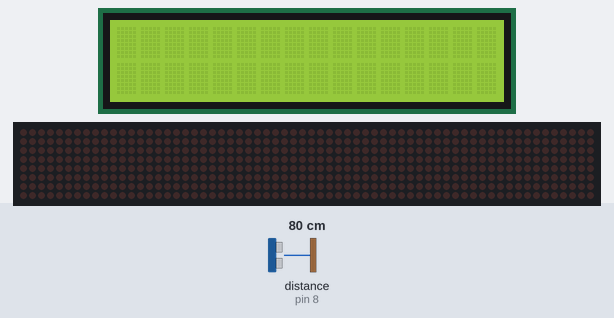
The sketch below on a simulated Arduino Uno, built with avr-gcc and run on an emulated ATmega328P. Parts: 16×2 character LCD, 64×8 LED matrix. Wiring (inferred from the names in the program): ultrasonic range finder: trigger pin 7; echo pin 8. Inputs (shaded band) come from the test bench; at power-on: distance to the obstacle (sensor on pin 8) 80 cm. The echo pulse lasts 58.3 µs per cm; what the sketch prints to the serial monitor is not drawn.

Above: at 1.2 s.
1.3 s: distance to the obstacle (sensor on pin 8) set to 7 cm
2.8 s: distance to the obstacle (sensor on pin 8) set to 4 cm
At 3.9 s:
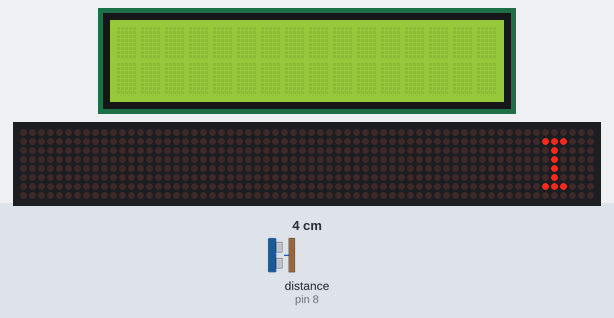
At 8.7 s:
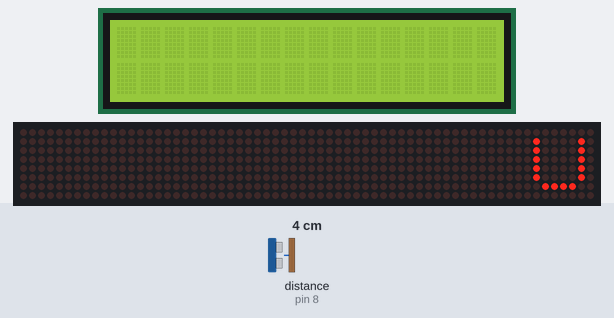
Timing chart, 0 to 10.2 s (numbered marks = the images above; inputs shaded):
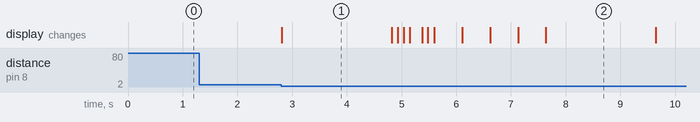

Measured:
- the behaviour switches between 6 and 5 cm on distance to the obstacle (sensor on pin 8) (found by bisection; images 0 and 1)
- after the input at 1.3 s, every drawn part: stays the same
- after the input at 2.8 s, the display: changes at once (image 1)
- what the display in image 1 shows lasts 2.0 s, from 2.8 s to 4.8 s

The sketch:

final_version.ino
```cpp
#include<LiquidCrystal.h>
#include <LedControl.h>
const int echoPin = 8;
const int trigPin = 7;
const int threshold = 5;
int DIN = 11;
int CS = 9;
int  CLK = 13;
int wait = 2000;
int wait2 = 1000;
int wait3 = 500;
int wait4  = 100;
int wait5 = 50;
LedControl lc=LedControl(DIN, CLK, CS,0);
int  sheart [8] = {B00000000,B00000000,B01100110,B01111110,B00111100,B00011000,B00000000,B00000000};
byte  bheart [8] = {B01100110,B11111111,B11111111,B11111111,B01111110,B00111100,B00011000,B00000000};
byte  eye [8] = {B00000000,B00111000,B00010000,B00010000,B00010000,B00010000,B00111000,B00000000};
byte  you [8] = {B00000000,B01000010,B01000010,B01000010,B01000010,B01000010,B00111100,B00000000};
byte  kim [8] = {B00100001,B00100010,B00100100,B00111000,B00111000,B00100100,B00100010,B00100001};
byte  arrow1 [8] = {B00000000,B00000000,B10000000,B11000000,B10000000,B00000000,B00000000,B00000000};
byte  arrow2 [8] = {B00000000,B10000000,B01000000,B11100000,B01000000,B10000000,B00000000,B00000000};
byte  arrow3 [8] = {B00000000,B01000000,B00100000,B11110000,B00100000,B01000000,B00000000,B00000000};
byte  arrow4 [8] = {B00000000,B00100000,B00010000,B11111000,B00010000,B00100000,B00000000,B00000000};
byte  arrow5 [8] = {B00000000,B00100000,B00010000,B11111000,B00010000,B00100000,B00000000,B00000000};
byte  arrow6 [8] = {B00000000,B00001000,B00000100,B11111110,B00000100,B00001000,B00000000,B00000000};
byte  arrow7 [8] = {B00000000,B00000100,B00000010,B11111111,B00000010,B00000100,B00000000,B00000000};
byte clear [8] = {B00000000,B00000000,B00000000,B00000000,B00000000,B00000000,B00000000,B00000000};

LiquidCrystal lcd(12, 10, 5, 4, 3, 2);
void setup()
{
   Serial.begin(9600);
  pinMode(echoPin,INPUT);
  pinMode(trigPin,OUTPUT);
   lc.shutdown(0,false);
  lc.setIntensity(0,0);
  lc.clearDisplay(0);
  lcd.begin(16, 2);
}

void loop()
{
  long duration, inches, cm;

  digitalWrite(trigPin, LOW);
  delayMicroseconds(2);
  digitalWrite(trigPin, HIGH);
  delayMicroseconds(10);
  digitalWrite(trigPin, LOW);

  duration = pulseIn(echoPin, HIGH);


  inches = microsecondsToInches(duration);
  cm = microsecondsToCentimeters(duration);

if (cm<threshold) {
 for(int i=0;i<8;i++) lc.setRow(0,i,eye[i]);
 delay(wait);
  lc.clearDisplay(0);

 for(int i=0;i<8;i++) lc.setRow(0,i,arrow1[i]);
 delay(wait4);
  lc.clearDisplay(0);

 for(int i=0;i<8;i++) lc.setRow(0,i,arrow2[i]);
 delay(wait4);
  lc.clearDisplay(0);

 for(int i=0;i<8;i++) lc.setRow(0,i,arrow3[i]);
 delay(wait4);
  lc.clearDisplay(0);

 for(int i=0;i<8;i++) lc.setRow(0,i,arrow4[i]);
 delay(wait4);
  lc.clearDisplay(0);

 for(int i=0;i<8;i++) lc.setRow(0,i,arrow5[i]);
 delay(wait4);
  lc.clearDisplay(0);

 for(int i=0;i<8;i++) lc.setRow(0,i,arrow6[i]);
 delay(wait4);
  lc.clearDisplay(0);

 for(int i=0;i<8;i++) lc.setRow(0,i,arrow7[i]);
 delay(wait4);
  lc.clearDisplay(0);

 for(int i=0;i<8;i++) lc.setRow(0,i,bheart[i]);
 delay(wait3);
  lc.clearDisplay(0);

 for(int i=0;i<8;i++) lc.setRow(0,i,sheart[i]);
  delay(wait3);
 lc.clearDisplay(0);

 for(int i=0;i<8;i++) lc.setRow(0,i,bheart[i]);
  delay(wait3);
 lc.clearDisplay(0);

 for(int i=0;i<8;i++) lc.setRow(0,i,sheart[i]);
  delay(wait3);
 lc.clearDisplay(0);

 for(int i=0;i<8;i++) lc.setRow(0,i,you[i]);
  delay(wait);
 lc.clearDisplay(0);

 for(int i=0;i<8;i++) lc.setRow(0,i,kim[i]);
  delay(wait);
 lc.clearDisplay(0);


   lcd.clear();
 lcd.setCursor(2, 0);
  lcd.print( " Hi");
  lcd. setCursor(2,1);
  lcd.print("Kim");
  delay(2000);


 lcd.clear();
  lcd.setCursor(2,0);
  lcd.print("Happy");
  lcd.setCursor(2,1);
  lcd.print("Anniversary");
  delay(3000);


   lcd.clear();
  lcd.setCursor(2,0);
  lcd.print("Thank");
  lcd.setCursor(2,1);
  lcd.print("You");
  delay(3000);


  lcd.clear();
  lcd.setCursor(2,0);
  lcd.print("for");
  lcd.setCursor(2,1);
  lcd.print("making me");
  delay(3000);


   lcd.clear();
  lcd.setCursor(2,0);
  lcd.print("A Happy");
  lcd.setCursor(2,1);
  lcd.print("man");
  delay(3000);


   lcd.clear();
  lcd.setCursor(2,0);
  lcd.print("I couldn't");
  lcd.setCursor(2,1);
  lcd.print("ask for");
  delay(3000);


  lcd.clear();
  lcd.setCursor(2,0);
  lcd.print("someone");
  lcd.setCursor(2,1);
  lcd.print("better");
  delay(3000);
}
 else {
   lc.clearDisplay(0);
  lcd.clear();
 }
Serial.print(inches);
  Serial.print("in, ");
  Serial.print(cm);
  Serial.print("cm");
  Serial.println();

  delay(100);
}

long microsecondsToInches(long microseconds) {

  return microseconds / 74 / 2;
}

long microsecondsToCentimeters(long microseconds) {

  return microseconds / 29 / 2;
}
```
